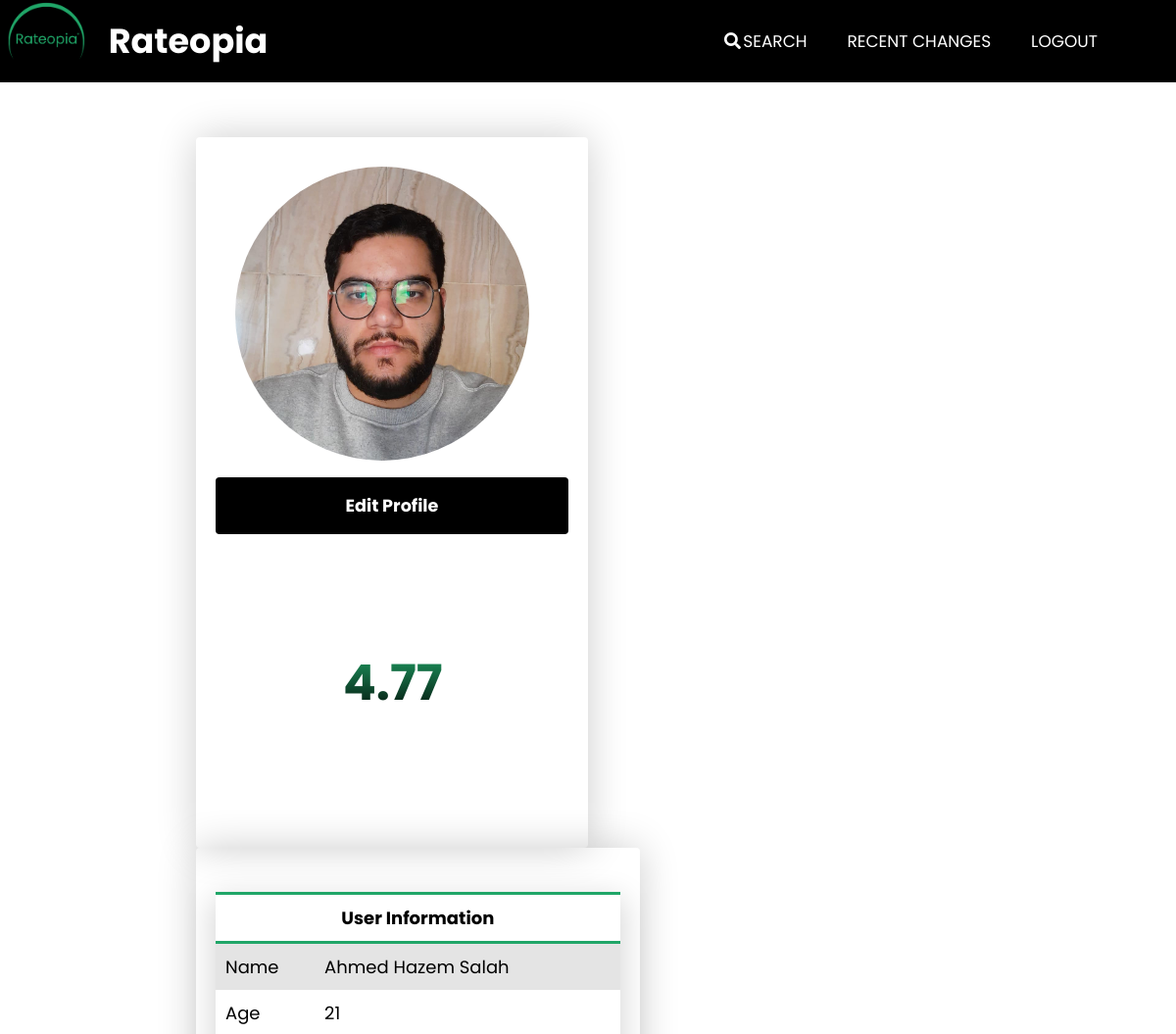
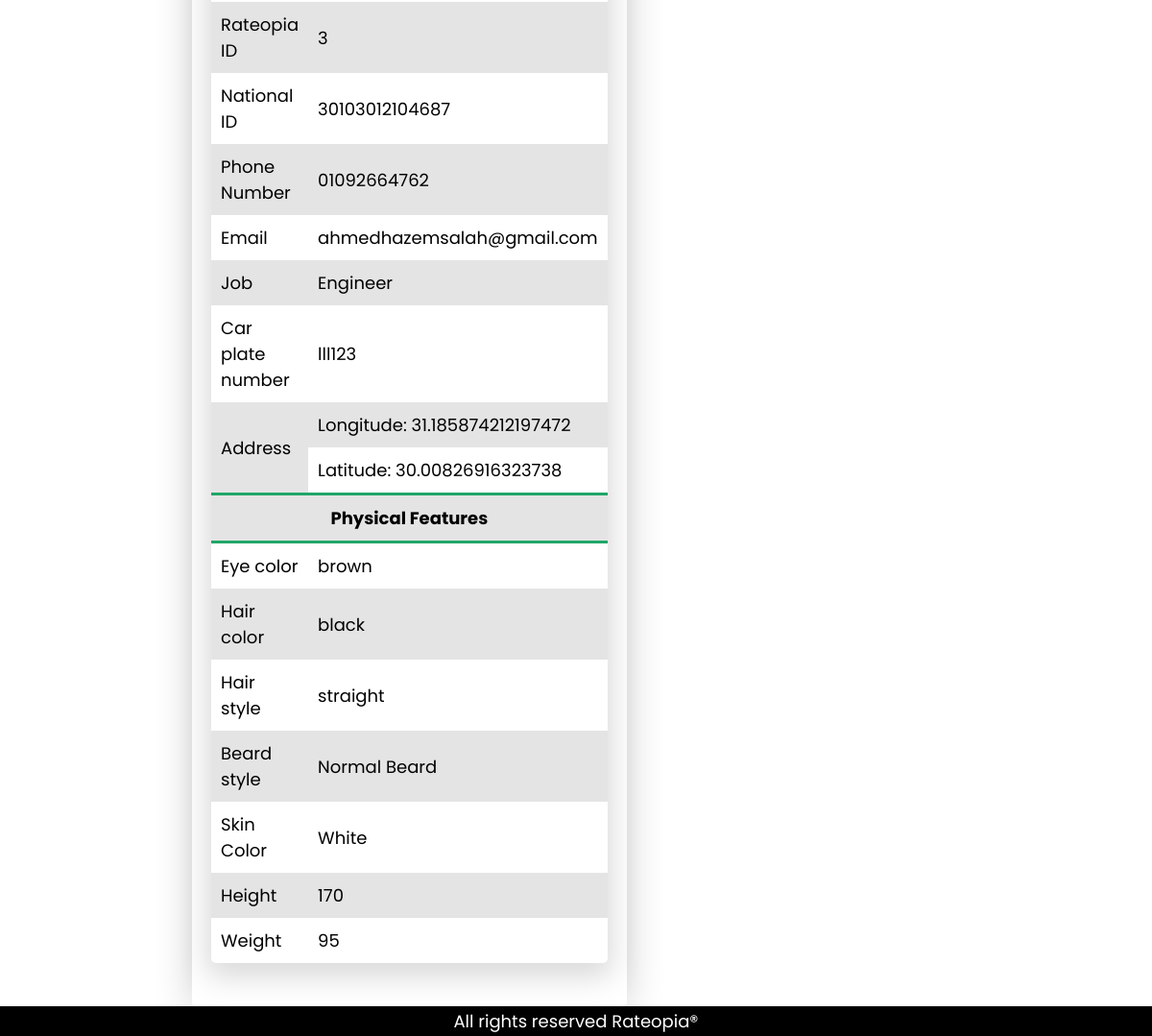
/projects/1_Dashboard.php (signed in), run on the app's committed database (2 pictures, top to bottom).
### tables this page shows
CREATE TABLE `citizen` (
  `Age` varchar(30) NOT NULL,
  `Rating` float DEFAULT 4,
  `National_id` int(11) NOT NULL,
  `id` varchar(14) NOT NULL,
  `Name` varchar(40) NOT NULL,
  `Job` varchar(20) NOT NULL,
  `lat` double DEFAULT NULL,
  `lng` double DEFAULT NULL,
  `phone_number` varchar(11) DEFAULT NULL,
  `Plate_number` varchar(6) DEFAULT NULL,
  `Email` varchar(40) NOT NULL,
  `passwordd` varchar(70) NOT NULL,
  `image_id` int(11) NOT NULL
);

CREATE TABLE `physical_features` (
  `height` int(11) DEFAULT NULL,
  `weightt` float DEFAULT NULL,
  `beard_style` varchar(12) DEFAULT NULL,
  `skin_color` varchar(20) DEFAULT NULL,
  `face_shape` varchar(20) DEFAULT NULL,
  `forehead_set` varchar(20) DEFAULT NULL,
  `forehead_size` varchar(20) DEFAULT NULL,
  `unique_features` varchar(20) DEFAULT NULL,
  `cheekbones` varchar(20) DEFAULT NULL,
  `eye_color` varchar(12) DEFAULT NULL,
  `eye_shape` varchar(20) DEFAULT NULL,
  `eye_size` varchar(20) DEFAULT NULL,
  `eye_setting` varchar(20) DEFAULT NULL,
  `eye_lashes` varchar(20) DEFAULT NULL,
  `eye_brows` varchar(20) DEFAULT NULL,
  `nose_shape` varchar(20) DEFAULT NULL,
  `nose_profile` varchar(20) DEFAULT NULL,
  `nose_width` varchar(20) DEFAULT NULL,
  `nose_length` varchar(20) DEFAULT NULL,
  `ear_size` varchar(20) DEFAULT NULL,
  `ear_loops` varchar(20) DEFAULT NULL,
  `ear_distance_from_head` varchar(20) DEFAULT NULL,
  `upper_lip` varchar(20) DEFAULT NULL,
  `lower_lip` varchar(20) DEFAULT NULL,
  `teeth_size` varchar(20) DEFAULT NULL,
  `chin_shape` varchar(20) DEFAULT NULL,
  `chin_prominence` varchar(20) DEFAULT NULL,
  `hair_texture` varchar(12) DEFAULT NULL,
  `hair_volume` varchar(12) DEFAULT NULL,
  `hair_color` varchar(12) DEFAULT NULL,
  `face_scar` varchar(20) DEFAULT NULL,
  `physical_id` int(11) NOT NULL,
  `National_id` varchar(14) NOT NULL
);

### projects/1_Dashboard.php (the view, shortened to what this page needs)
<!DOCTYPE html>
<html lang="en">
<head>
    <link rel="stylesheet" href="style.css">
    <link rel="stylesheet" href="https://cdnjs.cloudflare.com/ajax/libs/font-awesome/5.15.3/css/all.min.css">
</head>
<body>
    <?php
    $national_id = $_SESSION['National_id'];
    require 'includes/database.php';
    $sql = "SELECT * From citizen WHERE National_id=$national_id";
    $result = mysqli_query($conn, $sql);
    $row = mysqli_fetch_assoc($result);
    $image_path = "face_rec/faces/" . $national_id . ".jpg";
    $sql3 = "SELECT * from physical_features where National_id=$national_id ";
    $result3 = mysqli_query($conn, $sql3);
    $row3 = mysqli_fetch_assoc($result3);
    ?>
    <?php include 'user_navbar.php' ?>
    <section>
        <div class="book">
            <div class="container">
                <div class="image">
                    <a ><img onclick="window.open(this.src)" style="width:300px;height:300px;" src=<?php echo $image_path ?> alt="picture"></a>
                </div>
                <div style="text-align:center;">
                    <a class="form__button" style="display:inline-grid;" href="modifes.php">Edit Profile</a>
                </div>
                <div class=" rating"><?php echo number_format((float)$row['Rating'], 2, '.', ''); ?></div>
                <div class="chart" id="donut_single"></div>
            </div>
        </div>
        <div class="book">
            <div class="container">
                <table class="table-adjust">
                    <tr>
                        <th colspan="2">User Information</th>
                    </tr>
                    <tr>
                        <td class="trinf">Name</td>
                        <td class="trinf">
                            <?php echo $row['Name']; ?>
                        </td>
                    </tr>
                    <tr>
                        <td class="trinf">Age</td>
                        <td class="trinf">
                            <?php echo $row['Age']; ?>
                        </td>
                    </tr>
                    <tr>
                        <td class="trinf">Rateopia ID</td>
                        <td class="trinf"><?php echo $row['National_id']; ?>
                        </td>
                    </tr>
                    <tr>
                        <td class="trinf">National ID</td>
                        <td class="trinf"><?php echo $row['id']; ?>
                        </td>
                    </tr>
                    <tr>
                        <td class="trinf">Phone Number</td>
                        <td class="trinf"><?php echo $row['phone_number']; ?>
                        </td>
                    </tr>
                    <tr>
                        <td class="trinf">Email</td>
                        <td class="trinf"><?php echo $row['Email']; ?>
                        </td>
                    </tr>
                    <tr>
                        <td class="trinf">Job</td>
                        <td class="trinf">
                            <?php echo $row['Job']; ?>
                        </td>
                    </tr>
                    <tr>
                        <td class="trinf">Car plate number</td>
                        <td class="trinf">
                            <?php echo $row['Plate_number']; ?>
                        </td>
                    </tr>
                    <tr>
                        <td class="trinf" rowspan="2">Address</td>
                        <td class="trinf">Longitude: <?php echo $row['lng']; ?></td>
                    </tr>
                    <tr>
                        <td class="trinf">Latitude: <?php echo $row['lat']; ?></td>
                    </tr>
                    <tr>
                        <th colspan="2">Physical Features</th>
                    </tr>
                    <tr>
                        <td class="trinf">Eye color</td>
                        <td class="trinf">
                            <?php echo $row3['eye_color']; ?>
                        </td>
                    </tr>
                    <tr>
                        <td class="trinf">Hair color</td>
                        <td class="trinf">
                            <?php echo $row3['hair_color']; ?>
                        </td>
                    </tr>
                    <tr>
                        <td class="trinf">Hair style</td>
                        <td class="trinf">
                            <?php echo $row3['hair_texture']; ?>
                        </td>
                    </tr>
                    <tr>
                        <td class="trinf">Beard style</td>
                        <td class="trinf">
                            <?php echo $row3['beard_style']; ?>
                        </td>
                    </tr>
                    <tr>
                        <td class="trinf">Skin Color</td>
                        <td class="trinf">
                            <?php echo $row3['skin_color']; ?>
                        </td>
                    </tr>
                    <tr>
                        <td class="trinf">Height</td>
                        <td class="trinf">
                            <?php echo $row3['height']; ?>
                        </td>
                    </tr>
                    <tr>
                        <td class="trinf">Weight</td>
                        <td class="trinf">
                            <?php echo $row3['weightt']; ?>
                        </td>
                    </tr>
                </table>
            </div>
        </div>
    </section>
</body>
</html>
<?php include 'footer.php'; ?>

### projects/user_navbar.php (shortened to what this page needs)
<nav>
        <ul class="imagecontainer">
            <li><a class="imagelink" href="1_Dashboard.php"><img class="imagelogo" src="Media/Rateopia_Black.png"><span class="logotxt"> Rateopia </span></a></li>
        </ul>
        <ul class="dashNav">
            <li><a href="1_Search.php"><i class="fa fa-fw fa-search"></i>Search</a></li>
            <li><a href="1_Changes.php">Recent Changes</a></li>
            <li><a href="includes/logout.php">Logout</a></li>
        </ul>
    </nav>

### projects/footer.php (shortened to what this page needs)
<footer>
        All rights reserved Rateopia&reg;
</footer>

### projects/style.css (style rules this page uses)
* { font-family: 'Poppins', sans-serif; padding: 0; margin: 0; text-decoration: none; list-style: none; box-sizing: border-box; scroll-behavior: smooth; -webkit-box-sizing: border-box; }
img { object-fit: cover; border-radius: 50%; }
th { border-top-style: solid; border-bottom-style: solid; border-color: #20a668; padding: 10px; }
nav { background: #000000; top: 0; position: absolute; height: auto; width: 100%; padding: 2px; }
.logotxt { width: 210px; text-align: center }
.imagelogo { position: relative; width: 80px; height: 80px; }
.imagelink, .imagelink:hover { text-transform: none; background: none; display: flex; height: 80px; color: white; font-size: 35px; font-weight: bold; padding: 0px 0px 0px 0px; }
.imagecontainer { position: absolute; float: left; height: 80px; }
nav ul { float: right; margin-right: 20px; height: 80px; }
nav ul li { display: inline-block; line-height: 80px; margin: 0 5px; }
nav ul li a { color: white; font-size: 17px; padding: 7px 13px; border-radius: 3px; text-transform: uppercase; }
section { padding: 10px 200px; }
body { --color-primary: #000000; --color-primary-dark: #000000; --color-secondary: #000000; --color-error: #cc3333; --color-success: #4bb544; --border-radius: 4px; font-family: 'Poppins', sans-serif; font-size: 18px; margin-top: 130px; }
.container { min-width: 400px; padding: 20px; display: table; margin: auto; box-shadow: 0 0 40px rgba(0, 0, 0, 0.2); border-radius: var(--border-radius); }
.form__input, .form__button { font: 500 1rem 'Poppins', sans-serif; }
.form__button { width: 100%; padding: 1rem 2rem; font-weight: bold; font-size: 1.1rem; color: #ffffff; border: none; border-radius: var(--border-radius); outline: none; cursor: pointer; background: var(--color-primary); }
.table-adjust { min-width: 400px; position: relative; border-collapse: collapse; width: auto; border-radius: 5px; background-color: white; -webkit-box-shadow: 0px 10px 30px 5px rgba(0, 0, 0, 0.15); box-shadow: 0px 10px 30px 5px rgba(0, 0, 0, 0.15); margin: 25px auto; }
.table-adjust tr:nth-of-type(even) { background: #e4e4e4; }
.trinf { width: auto; text-align: left; padding: 10px; }
.dashNav { display: fixed; padding: 0px 40px 0px 0px; }
.image { margin-right: 20px; padding: 10px; text-align: center; }
.chart { margin: auto; width: 300px; height: 300px; z-index: 9; }
.book { width: 40%; display: inline-table; float: left; }
.rating { margin: auto; margin-left: 130px; margin-top: 115px; background: -webkit-linear-gradient(#20a668, #000); -webkit-background-clip: text; -webkit-text-fill-color: transparent; position: absolute; z-index: 2; font-size: 50px; font-weight: bold; }

### projects/footer.php (style rules this page uses)
footer { background-color: #000000; background: #000000; left: 0; bottom: 0; height: auto; width: 100%; padding: 2px; text-align: center; background-color: #000000; color: #ffffff; display: flex; justify-content: center; align-items: center; overflow: hidden; margin-top: 70%; }

### data on the page
citizen: Rating "4.77", Name "Ahmed Hazem Salah", Age "21", National_id "3", id "30103012104687", phone_number "01092664762", Email "ahmedhazemsalah@gmail.com", Job "Engineer", Plate_number "lll123", lng "31.185874212197472", lat "30.00826916323738"
physical_features: eye_color "brown", hair_color "black", hair_texture "straight", beard_style "Normal Beard", skin_color "White", height "170", weightt "95"
